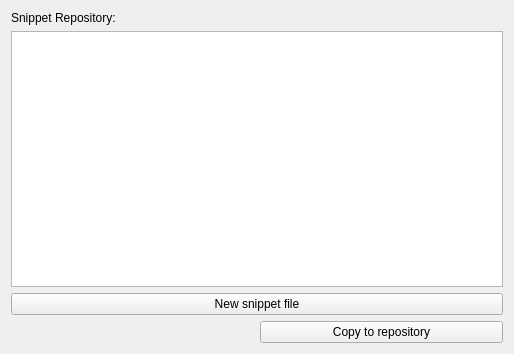
<?xml version="1.0" encoding="UTF-8"?>
<ui version="4.0">
 <class>KateSnippetRepository</class>
 <widget class="QWidget" name="KateSnippetRepository">
  <property name="geometry">
   <rect>
    <x>0</x>
    <y>0</y>
    <width>514</width>
    <height>354</height>
   </rect>
  </property>
  <property name="windowTitle">
   <string>Form</string>
  </property>
  <layout class="QVBoxLayout" name="verticalLayout">
   <item>
    <widget class="QLabel" name="label">
     <property name="text">
      <string>Snippet Repository:</string>
     </property>
    </widget>
   </item>
   <item>
    <widget class="QListView" name="lstSnippetFiles"/>
   </item>
   <item>
    <widget class="KPushButton" name="btnNew">
     <property name="text">
      <string>New snippet file</string>
     </property>
    </widget>
   </item>
   <item>
    <layout class="QHBoxLayout" name="horizontalLayout">
     <item>
      <widget class="KUrlRequester" name="urlSource"/>
     </item>
     <item>
      <widget class="KPushButton" name="btnCopy">
       <property name="text">
        <string>Copy to repository</string>
       </property>
      </widget>
     </item>
    </layout>
   </item>
  </layout>
 </widget>
 <customwidgets>
  <customwidget>
   <class>KUrlRequester</class>
   <extends>QFrame</extends>
   <header>kurlrequester.h</header>
  </customwidget>
  <customwidget>
   <class>KPushButton</class>
   <extends>QPushButton</extends>
   <header>kpushbutton.h</header>
  </customwidget>
 </customwidgets>
 <resources/>
 <connections/>
</ui>
